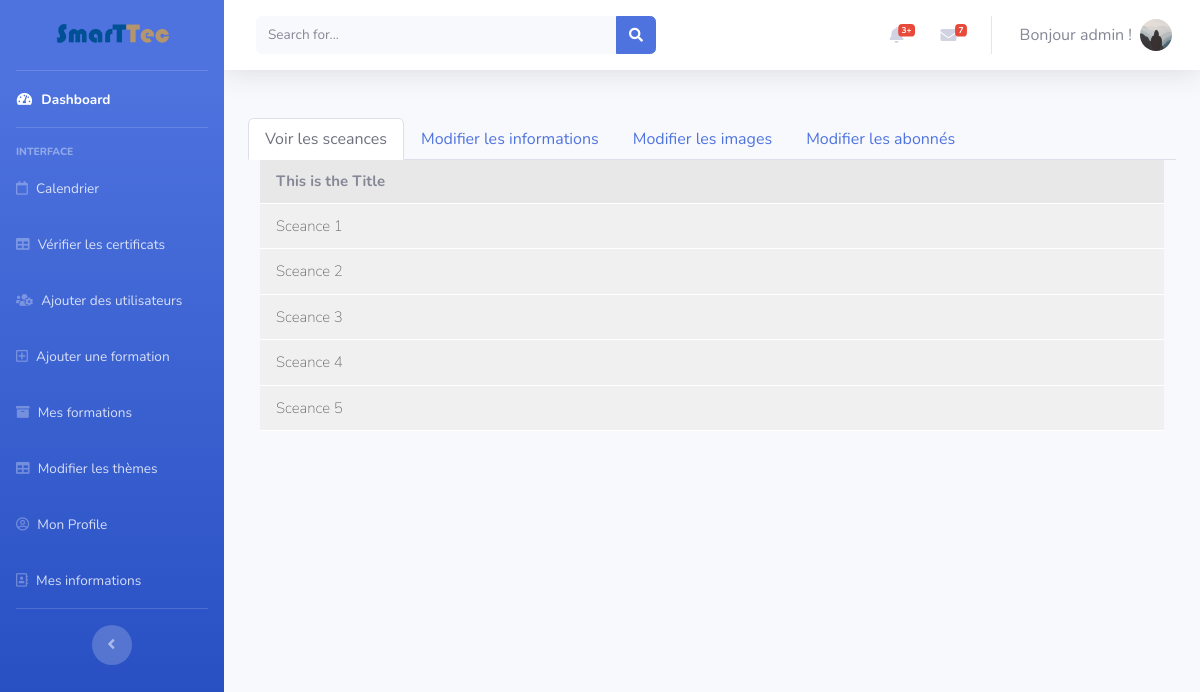
The app's page /post/1 (signed in) with its own data.
### flaskblog/models.py (models this page shows, shortened)
class User(db.Model, UserMixin):
    id = db.Column(db.Integer, primary_key=True)
    username = db.Column(db.String(20), unique=True, nullable=False)
    email = db.Column(db.String(120), unique=True, nullable=False)
    image_file = db.Column(db.String(20), nullable=False,
                           default='default.jpg')
    password = db.Column(db.String(60), nullable=False)
    acc_rights = db.Column(db.Integer, default=2)
    posts = db.relationship('Post', backref='author', lazy=True)
    subscriptions = db.relationship(
        'Subscription', backref='subscribed', lazy=True)
    infos = db.relationship(
        'Userinfo', backref='currentuser', lazy=True)

class Post(db.Model):
    id = db.Column(db.Integer, primary_key=True)
    title = db.Column(db.String(100), nullable=False)
    price = db.Column(db.Integer, nullable=False)
    youtube_url = db.Column(db.Text, nullable=True)
    num_posts = db.Column(db.Integer, nullable=False)
    date_posted = db.Column(db.DateTime, nullable=False,
                            default=datetime.utcnow)
    content = db.Column(db.Text, nullable=False)
    description = db.Column(db.Text, nullable=False)
    start_date = db.Column(db.DateTime, nullable=False,
                           default=datetime.utcnow)
    zoom_link = db.Column(db.Text)
    theme = db.Column(db.Integer, db.ForeignKey('theme.id'), nullable=False)
    user_id = db.Column(db.Integer, db.ForeignKey('user.id'), nullable=False)
    images = db.relationship('PostImage', backref='post', lazy=True)
    subscriptions = db.relationship(
        'Subscription', backref='subscribers', lazy=True)
    sceances = db.relationship(
        'Sceance', backref='session', lazy=True)

### flaskblog/posts/routes.py (the view, shortened to what this page needs)
@posts.route("/post/<int:post_id>", methods=['GET', 'POST'])
def post(post_id):
    form = PostForm()
    themes = Theme.query.all()
    theme_choices = [(th.id, th.name)for th in themes]
    form.theme.choices = theme_choices
    subform = SubForm()
    delete_form = DeleteImageForm()
    certif_form = CertificateForm()
    post = Post.query.get_or_404(post_id)
    subs = Subscription.query.filter_by(
        post_id=post_id).all()
    users = [(sub.id, User.query.get(sub.user_id), sub.date_posted,
              sub.payment_method) for sub in subs]
    return render_template('formation.html', title=post.title, post=post, form=form, delete_form=delete_form, users=users, certif_form=certif_form, subform=subform)

### flaskblog/posts/forms.py
class PostForm(FlaskForm):
    title = StringField('Title', validators=[DataRequired(), Length(max=50)])
    description = TextAreaField('Description', validators=[
                                DataRequired(), Length(max=200)])
    content = TextAreaField('Contenu', validators=[DataRequired()])
    youtube_url = StringField(
        'Lien Youtube de la vidéo', validators=[DataRequired()])
    price = IntegerField('Prix de la Session (en euro)',
                         validators=[DataRequired()])
    num_posts = IntegerField('Nombre de sceances',
                             validators=[DataRequired()])
    date = DateTimeLocalField(
        'Date de début de formation', format='%Y-%m-%d'+'T'+'%H:%M')
    zoom_link = StringField('Zoom link', validators=[DataRequired()])
    theme = SelectField('Thème de la formation', coerce=int)
    images = StringField(
        'Images de la description de la scéance (Max: 3 par Scéance)')
    submit = SubmitField('Post')

class SubForm(FlaskForm):
    sub_id = HiddenField("sub_id")
    mode = SelectField('Type de Désactivation', choices=[
        ('1', 'Désactivation temporaire'), ('2', 'Désactivation permanente'), ('3', 'Réactivation')])
    submit = SubmitField()

### flaskblog/models.py (called while the page is built)
@login_manager.user_loader
def load_user(user_id):
    return User.query.get(int(user_id))

### flaskblog/templates/startbootstrap-sb-admin-2-gh-pages/formation.html (shortened to what this page needs)
{% extends 'base.html' %} {% block content %}
<div id="wrapper">
  {% include 'Sidebar.html' %}
  <div id="content-wrapper" class="d-flex flex-column">
    <div id="content">
      {% include 'Topbar.html' %}
      <div class="container-fluid">
        <ul class="nav nav-tabs" id="myTab" role="tablist">
          <li class="nav-item">
            <a
              class="nav-link active"
              id="home-tab"
              data-toggle="tab"
              href="#sceances"
              role="tab"
              aria-controls="home"
              aria-selected="true"
              >Voir les sceances</a
            >
          </li>
          <li class="nav-item">
            <a
              class="nav-link"
              id="profile-tab"
              data-toggle="tab"
              href="#infos"
              role="tab"
              aria-controls="profile"
              aria-selected="false"
              >Modifier les informations</a
            >
          </li>
          <li class="nav-item">
            <a
              class="nav-link"
              id="profile-tab"
              data-toggle="tab"
              href="#sc3"
              role="tab"
              aria-controls="profile"
              aria-selected="false"
              >Modifier les images</a
            >
          </li>
          <li class="nav-item">
            <a
              class="nav-link"
              id="profile-tab"
              data-toggle="tab"
              href="#subscribe"
              role="tab"
              aria-controls="profile"
              aria-selected="false"
              >Modifier les abonnés</a
            >
          </li>
        </ul>
        <div class="tab-content" id="myTabContent">
          <div
            class="tab-pane fade show active"
            id="sceances"
            role="tabpanel"
            aria-labelledby="home-tab"
          >
            <div class="col-sm-12 course-section">
              <div class="section-title">{{post.title}}</div>
              <ul class="section-list">
                {% for i in range(1,post.num_posts+1) %}
                <li class="section-item">
                  <a class="item" href="/post/{{post.id}}/{{i}}">
                    <span class="lecture-icon">
                    </span>
                    <div class="float-left">Sceance {{i}}</div>
                  </a>
                </li>
                {% endfor %}
              </ul>
            </div>
          </div>
              {% from 'macros/form.html' import render_field %}
        </div>
      </div>
    </div>
  </div>
</div>
{% endblock %}

### flaskblog/templates/startbootstrap-sb-admin-2-gh-pages/Topbar.html (shortened to what this page needs)
<nav
  class="navbar navbar-expand navbar-light bg-white topbar mb-4 static-top shadow"
>
  <form
    class="d-none d-sm-inline-block form-inline mr-auto ml-md-3 my-2 my-md-0 mw-100 navbar-search"
  >
    <div class="input-group">
      <input
        type="text"
        class="form-control bg-light border-0 small"
        placeholder="Search for..."
        aria-label="Search"
        aria-describedby="basic-addon2"
      />
      <div class="input-group-append">
        <button class="btn btn-primary" type="button">
          <i class="fas fa-search fa-sm"></i>
        </button>
      </div>
    </div>
  </form>
  <ul class="navbar-nav ml-auto">
    {% if current_user.username %}
    <li class="nav-item dropdown no-arrow mx-1">
      <a
        class="nav-link dropdown-toggle"
        href="#"
        id="alertsDropdown"
        role="button"
        data-toggle="dropdown"
        aria-haspopup="true"
        aria-expanded="false"
      >
        <i class="fas fa-bell fa-fw"></i>
        <span class="badge badge-danger badge-counter">3+</span>
      </a>
    </li>
    <li class="nav-item dropdown no-arrow mx-1">
      <a
        class="nav-link dropdown-toggle"
        href="#"
        id="messagesDropdown"
        role="button"
        data-toggle="dropdown"
        aria-haspopup="true"
        aria-expanded="false"
      >
        <i class="fas fa-envelope fa-fw"></i>
        <span class="badge badge-danger badge-counter">7</span>
      </a>
    </li>
    <li class="nav-item dropdown no-arrow">
      <a
        class="nav-link dropdown-toggle"
        href="#"
        id="userDropdown"
        role="button"
        data-toggle="dropdown"
        aria-haspopup="true"
        aria-expanded="false"
      >
        <span class="mr-2 d-none d-lg-inline text-gray-600 large"
          >Bonjour {{current_user.username}} !</span
        >
        <img
          class="img-profile rounded-circle"
          src="{{url_for('static',filename='profile_pics/' +current_user.image_file)}}"
        />
      </a>
    </li>
    {%endif%}
  </ul>
</nav>

### flaskblog/static/css/fedora.css (style rules this page uses)
.course-section { margin-bottom: 10px; }
.course-section .section-title { background: #e8e8e8; padding: 10px 16px; margin: 0; font-size: 15px; font-weight: bold; border-bottom: 1px solid #fff; }
.course-section ul.section-list { margin: 0; padding: 0; }
.course-section ul.section-list .section-item { margin: 0; padding: 0; list-style-type: none; border-bottom: 1px solid #fff; }
.course-section ul.section-list .section-item .item { display: block; padding: 11px 16px; background: #f0f0f0; list-style-type: none; font-size: 15px; color: #676767; text-decoration: none; font-weight: 200; }
.course-section ul.section-list .section-item .item .lecture-icon { padding-right: 5px; }

### flaskblog/static/css/extra.css (style rules this page uses)
:root { --input-padding-x: 1.5rem; --input-padding-y: 0.75rem; }

### records on screen
User: username "admin", image_file (placeholder picture)
Post: title "This is the Title"

### other values on screen
{{ i }} "1" "2" "3" "4" "5"
